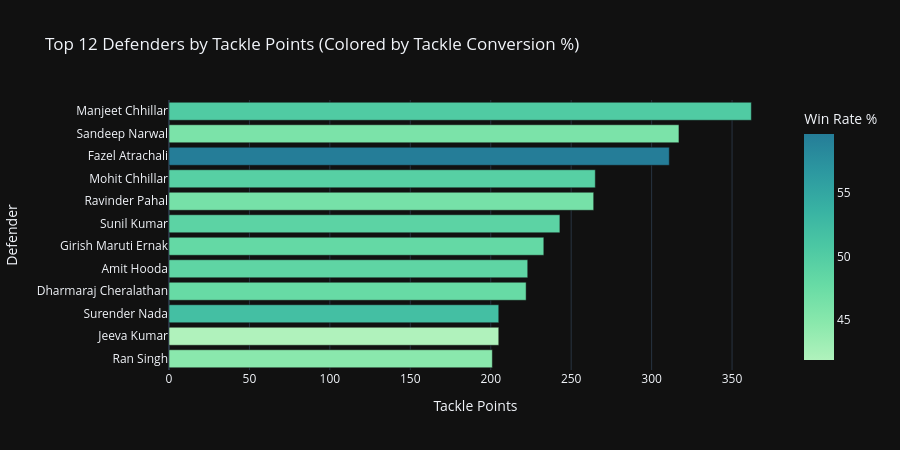

Write notebook code for a chart like this one.
### Markdown cell above
### 🛡️ Step 8: Top Defensive Anchors & Tackle Win Rate

### Code cell
def_agg = df_players.groupby(['player_name', 'player_category']).agg({
    'player_tackle_points_total': 'sum',
    'player_tackles_total': 'sum',
    'player_tackles_successful': 'sum'
}).reset_index()

def_q = def_agg[def_agg['player_tackles_total'] >= 30].copy()
def_q['conversion'] = (def_q['player_tackles_successful'] / def_q['player_tackles_total']) * 100

top12_def = def_q.sort_values(by='player_tackle_points_total', ascending=False).head(12)

fig_def = px.bar(
    top12_def,
    x='player_tackle_points_total',
    y='player_name',
    orientation='h',
    color='conversion',
    color_continuous_scale="Tealgrn",
    title="Top 12 Defenders by Tackle Points (Colored by Tackle Conversion %)",
    labels={'player_tackle_points_total': 'Tackle Points', 'player_name': 'Defender', 'conversion': 'Win Rate %'},
    template="plotly_dark",
    height=450
)
fig_def.update_layout(yaxis={'categoryorder': 'total ascending'})
fig_def.show()

### Figure 1 — Plotly figure (JSON) as saved in the notebook; plotly's stock layout.template omitted (floating-point values rounded to 4 significant figures)
{"data": [{"hovertemplate": "Tackle Points=%{x}<br>Defender=%{y}<br>Win Rate %=%{marker.color}<extra></extra>", "legendgroup": "", "marker": {"color": [50.3, 46.01, 59.59, 49.5, 46.44, 49.02, 48.14, 48.69, 47.75, 41.88, 51.89, 44.73], "coloraxis": "coloraxis", "pattern": {"shape": ""}}, "name": "", "orientation": "h", "showlegend": false, "textposition": "auto", "type": "bar", "x": [362, 317, 311, 265, 264, 243, 233, 223, 222, 205, 205, 201], "xaxis": "x", "y": ["Manjeet Chhillar", "Sandeep Narwal", "Fazel Atrachali", "Mohit Chhillar", "Ravinder Pahal", "Sunil Kumar", "Girish Maruti Ernak", "Amit Hooda", "Dharmaraj Cheralathan", "Jeeva Kumar", "Surender Nada", "Ran Singh"], "yaxis": "y"}], "layout": {"barmode": "relative", "coloraxis": {"autocolorscale": false, "colorbar": {"title": {"text": "Win Rate %"}}, "colorscale": [[0.0, "rgb(176, 242, 188)"], [0.1667, "rgb(137, 232, 172)"], [0.3333, "rgb(103, 219, 165)"], [0.5, "rgb(76, 200, 163)"], [0.6667, "rgb(56, 178, 163)"], [0.8333, "rgb(44, 152, 160)"], [1.0, "rgb(37, 125, 152)"]]}, "height": 450, "legend": {"tracegroupgap": 0}, "title": {"text": "Top 12 Defenders by Tackle Points (Colored by Tackle Conversion %)"}, "xaxis": {"anchor": "y", "domain": [0.0, 1.0], "title": {"text": "Tackle Points"}}, "yaxis": {"anchor": "x", "categoryorder": "total ascending", "domain": [0.0, 1.0], "title": {"text": "Defender"}}}}
